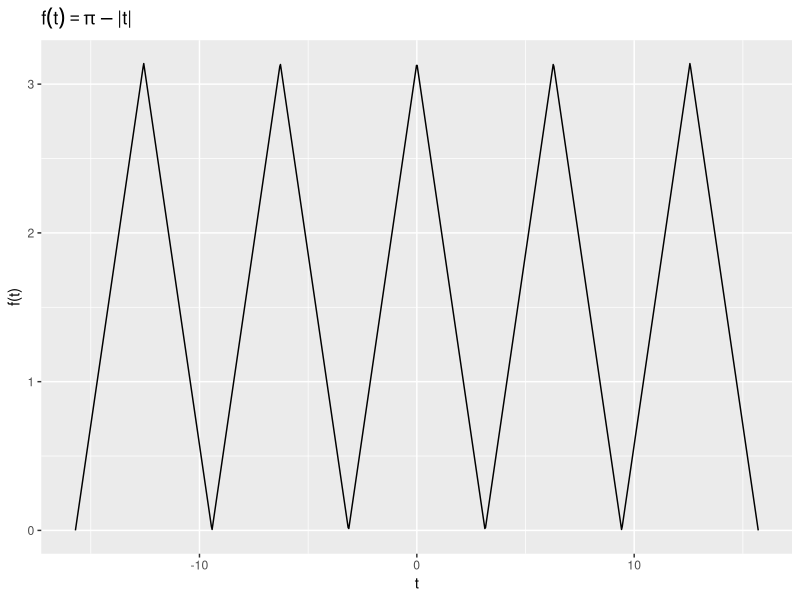
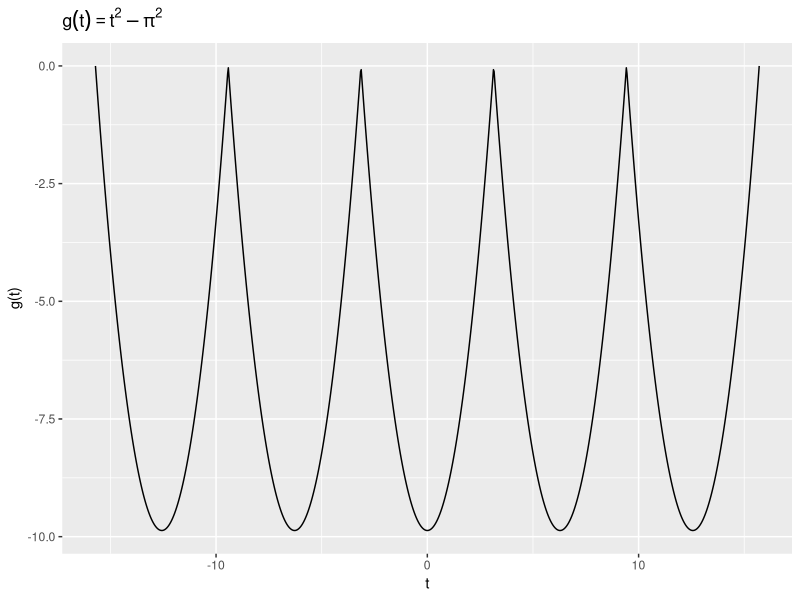
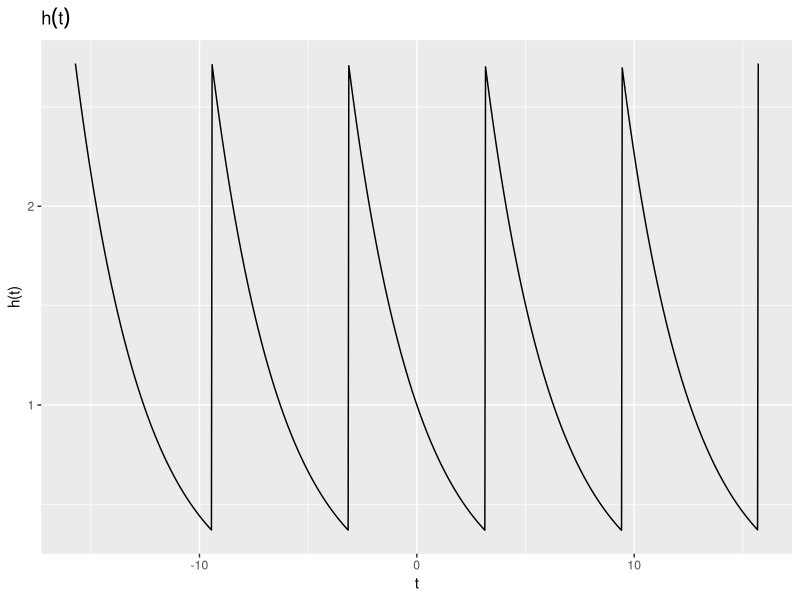

The R source for these figures, in order: (Note: this script raises an error after producing the figures.)
# Load the ggplot2 package for plotting
library(ggplot2)

# Define the periodic versions of the functions f, g, and h
f_periodic <- function(t) {
  t_mod <- (t - pi) %% (2 * pi) - pi
  pi - abs(t_mod)
}

g_periodic <- function(t) {
  t_mod <- (t - pi) %% (2 * pi) - pi
  t_mod^2 - pi^2
}

h_periodic <- function(t) {
  t_mod <- (t - pi) %% (2 * pi) - pi
  ifelse(t_mod < pi, exp(-t_mod / pi), 0)
}

# Generate a sequence of t values between -5*pi and 5*pi
t_values <- seq(-5 * pi, 5 * pi, length.out = 1000)

# Calculate function values for each t using the periodic versions
f_values <- sapply(t_values, f_periodic)
g_values <- sapply(t_values, g_periodic)
h_values <- sapply(t_values, h_periodic)

# Create data frames for plotting
df_f <- data.frame(t = t_values, y = f_values)
df_g <- data.frame(t = t_values, y = g_values)
df_h <- data.frame(t = t_values, y = h_values)

# Plot f(t)
ggplot(df_f, aes(x = t, y = y)) +
  geom_line() +
  ggtitle(expression(f(t) == pi - "|" * t * "|")) +
  xlab('t') +
  ylab('f(t)')

# Plot g(t)
ggplot(df_g, aes(x = t, y = y)) +
  geom_line() +
  ggtitle(expression(g(t) == t^2 - pi^2)) +
  xlab('t') +
  ylab('g(t)')

# Plot h(t)
ggplot(df_h, aes(x = t, y = y)) +
  geom_line() +
  ggtitle(expression(h(t))) +
  xlab('t') +
  ylab('h(t)')


------
# Q2

#Redefining f g h functions
# Define the periodic versions of the functions f, g, and h
f_periodic <- function(t) {
  t_mod <- (t - pi) %% (2 * pi) - pi
  pi - abs(t_mod)
}

g_periodic <- function(t) {
  t_mod <- (t - pi) %% (2 * pi) - pi
  t_mod^2 - pi^2
}

h_periodic <- function(t) {
  t_mod <- (t - pi) %% (2 * pi) - pi
  ifelse(t_mod < pi, exp(-t_mod / pi), 0)
}

# Define the functions for Fourier coefficients
calcul_a0 <- function(func) {
  integral <- integrate(func, lower = -pi, upper = pi)
  return((1 / pi) * integral$value)
}

calcul_an <- function(func, n) {
  an_func <- function(t) {
    func(t) * cos(n * t)
  }
  integral <- integrate(an_func, lower = -pi, upper = pi)
  return((1 / pi) * integral$value)
}

calcul_bn <- function(func, n) {
  bn_func <- function(t) {
    func(t) * sin(n * t)
  }
  integral <- integrate(bn_func, lower = -pi, upper = pi)
  return((1 / pi) * integral$value)
}

# Manually set the value of n for demonstration (you can change this)
n <- as.integer(readline(prompt = "Enter the value of n: "))

# Calculate Fourier coefficients for f(t)
a0_f <- calcul_a0(f)
an_f <- calcul_an(f, n)
bn_f <- calcul_bn(f, n)
cn_f <- sqrt(an_f^2 + bn_f^2)

# Calculate Fourier coefficients for g(t)
a0_g <- calcul_a0(g)
an_g <- calcul_an(g, n)
bn_g <- calcul_bn(g, n)
cn_g <- sqrt(an_g^2 + bn_g^2)

# Calculate Fourier coefficients for h(t)
a0_h <- calcul_a0(h)
an_h <- calcul_an(h, n)
bn_h <- calcul_bn(h, n)
cn_h <- sqrt(an_h^2 + bn_h^2)

# Print the results
cat("For f(t):\n")
cat("a0 = ", a0_f, "\nan = ", an_f, "\nbn = ", bn_f, "\ncn = ", cn_f, "\n\n")

cat("For g(t):\n")
cat("a0 = ", a0_g, "\nan = ", an_g, "\nbn = ", bn_g, "\ncn = ", cn_g, "\n\n")

cat("For h(t):\n")
cat("a0 = ", a0_h, "\nan = ", an_h, "\nbn = ", bn_h, "\ncn = ", cn_h, "\n")

# ------------------
# Q3
# Required libraries
library(ggplot2)

# Define the periodic version of f(t)
f_periodic <- function(t) {
  t_mod <- (t - pi) %% (2 * pi) - pi
  pi - abs(t_mod)
}
# Define the periodic version of g(t)
g_periodic <- function(t) {
  t_mod <- (t - pi) %% (2 * pi) - pi
  t_mod^2 - pi^2
}

# Define the periodic version of h(t)
h_periodic <- function(t) {
  t_mod <- (t - pi) %% (2 * pi) - pi
  ifelse(t_mod < pi, exp(-t_mod / pi), 0)
}


# Define the integrands for the coefficients
integrand_a0 <- function(t, func) {
  func(t)
}

integrand_an <- function(t, func, n) {
  func(t) * cos(n * t)
}

integrand_bn <- function(t, func, n) {
  func(t) * sin(n * t)
}

# Define the truncated real and complex series sums
real_series_sum <- function(t_values, func, N) {
  a0 <- (1 / (2 * pi)) * integrate(integrand_a0, -pi, pi, func = func)$value
  sum_values <- rep(a0, length(t_values))
  for (n in 1:N) {
    an <- (1 / pi) * integrate(integrand_an, -pi, pi, func = func, n = n)$value
    bn <- (1 / pi) * integrate(integrand_bn, -pi, pi, func = func, n = n)$value
    sum_values <- sum_values + an * cos(n * t_values) + bn * sin(n * t_values)
  }
  return(sum_values)
}

complex_series_sum <- function(t_values, func, N) {
  a0 <- (1 / (2 * pi)) * integrate(integrand_a0, -pi, pi, func = func)$value
  sum_values <- rep(a0, length(t_values))
  for (n in 1:N) {
    an <- (1 / pi) * integrate(integrand_an, -pi, pi, func = func, n = n)$value
    bn <- (1 / pi) * integrate(integrand_bn, -pi, pi, func = func, n = n)$value
    cn <- sqrt(an^2 + bn^2)
    phase_angle <- -atan2(bn, an)
    sum_values <- sum_values + cn * cos(n * t_values + phase_angle)
  }
  return(sum_values)
}

# Values of t and N
t_values <- seq(-5 * pi, 5 * pi, length.out = 1000)
N_values <- c(2, 3, 8, 20)

# Calculate the series sums for f(t) for each N considering its periodicity
data_list <- list()
data_list_g <- list()
data_list_h <- list()


for (N in N_values) {
  df <- data.frame(
    t = t_values,
    f = sapply(t_values, f_periodic),
    real_sum = real_series_sum(t_values, f_periodic, N),
    complex_sum = complex_series_sum(t_values, f_periodic, N)
  )
  df$N <- N
  data_list[[as.character(N)]] <- df
}
data_combined <- do.call(rbind, data_list)


for (N in N_values) {
  # For g(t)
  df_g <- data.frame(
    t = t_values,
    g = sapply(t_values, g_periodic),
    real_sum = real_series_sum(t_values, g_periodic, N),
    complex_sum = complex_series_sum(t_values, g_periodic, N)
  )
  df_g$N <- N
  data_list_g[[as.character(N)]] <- df_g
  
  # For h(t)
  df_h <- data.frame(
    t = t_values,
    h = sapply(t_values, h_periodic),
    real_sum = real_series_sum(t_values, h_periodic, N),
    complex_sum = complex_series_sum(t_values, h_periodic, N)
  )
  df_h$N <- N
  data_list_h[[as.character(N)]] <- df_h
}

data_combined_g <- do.call(rbind, data_list_g)
data_combined_h <- do.call(rbind, data_list_h)



# Plot with thinner lines
ggplot(data_combined, aes(x = t)) + 
  geom_line(aes(y = f), color = 'black', size = 0.6) +
  geom_line(aes(y = real_sum), color = 'blue', linetype = 'dashed', size = 0.6) +
  geom_line(aes(y = complex_sum), color = 'red', linetype = 'dotted', size = 0.6) +
  facet_wrap(~N, scales = 'free', ncol = 2) + 
  labs(title = "Function f(t) and its Truncated Series Sums",
       y = "Function Value") + 
  theme_minimal()

# Plot for g(t)
ggplot(data_combined_g, aes(x = t)) + 
  geom_line(aes(y = g), color = 'black', size = 0.6) +
  geom_line(aes(y = real_sum), color = 'blue', linetype = 'dashed', size = 0.6) +
  geom_line(aes(y = complex_sum), color = 'red', linetype = 'dotted', size = 0.6) +
  facet_wrap(~N, scales = 'free', ncol = 2) + 
  labs(title = "Function g(t) and its Truncated Series Sums",
       y = "Function Value") + 
  theme_minimal()

# Plot for h(t)
ggplot(data_combined_h, aes(x = t)) + 
  geom_line(aes(y = h), color = 'black', size = 0.6) +
  geom_line(aes(y = real_sum), color = 'blue', linetype = 'dashed', size = 0.6) +
  geom_line(aes(y = complex_sum), color = 'red', linetype = 'dotted', size = 0.6) +
  facet_wrap(~N, scales = 'free', ncol = 2) + 
  labs(title = "Function h(t) and its Truncated Series Sums",
       y = "Function Value") + 
  theme_minimal()

#-------------------------

#Question 4

# Calculate Fourier coefficients for f, g, h for n from 1 to 7
n_max <- 7
an_values_f <- sapply(1:n_max, function(x) compute_an(f, x))
bn_values_f <- sapply(1:n_max, function(x) compute_bn(f, x))

# Plot bn values for f(t)
barplot(bn_values_f, main='bn Values for f(t)', xlab='Harmonic Number', ylab='bn')

# Calculate amplitude and phase spectra for f(t)
amplitude_spectrum_f <- sqrt(an_values_f^2 + bn_values_f^2)
phase_spectrum_f <- atan2(bn_values_f, an_values_f)

# Plotting amplitude and phase spectra for f(t)
barplot(amplitude_spectrum_f, main='Amplitude Spectrum for f(t)', xlab='Harmonic Number', ylab='Amplitude')
barplot(phase_spectrum_f, main='Phase Spectrum for f(t)', xlab='Harmonic Number', ylab='Phase')


# For f(t), already have an_values_f and bn_values_f, now get cn_values for complex series
cn_values_f <- c(rev(an_values_f) - 1i * rev(bn_values_f), an_values_f[1], an_values_f + 1i * bn_values_f)

# Calculate the amplitude spectrum for the complex series
amplitude_spectrum_complex_f <- Mod(cn_values_f)

# Plot amplitude spectrum for f(t)
barplot(amplitude_spectrum_complex_f, main='Amplitude Spectrum for Complex Series of f(t)', xlab='Harmonic Number', ylab='Amplitude')

